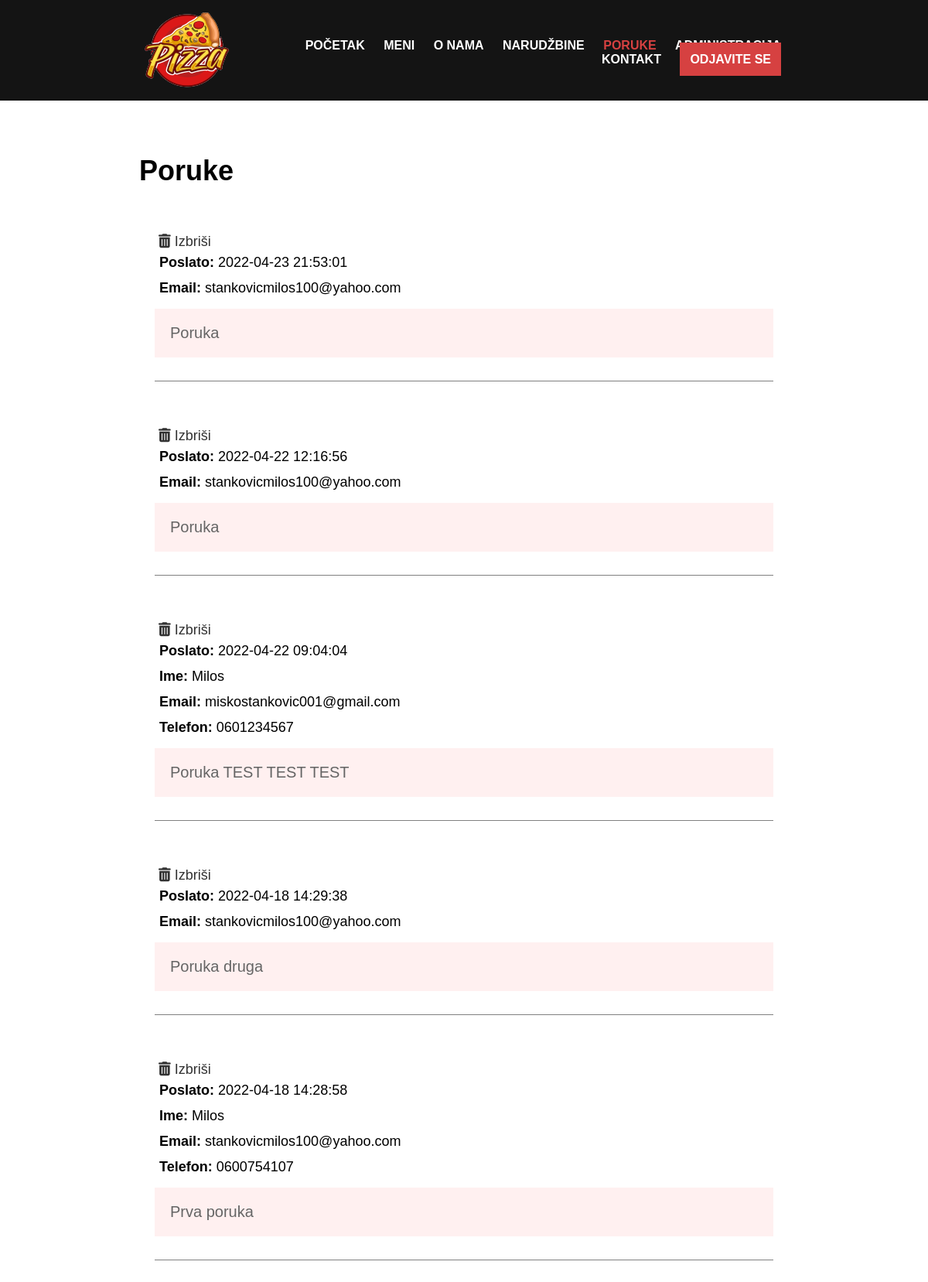
/index.php?page=messages (signed in), run on the app's committed database.
### tables this page shows
CREATE TABLE `contact` (
  `contact_id` int(10) UNSIGNED NOT NULL,
  `contact_name` varchar(64) DEFAULT NULL,
  `contact_email` varchar(128) NOT NULL,
  `contact_phone` varchar(16) DEFAULT NULL,
  `contact_message` text NOT NULL,
  `contact_sent_at` timestamp NOT NULL DEFAULT current_timestamp()
);

### modules/module-messages.php (called while the page is built, shortened)
<?php
include TEMPLATE_MESSAGES;
?>

### templates/template-messages.php (the view, shortened to what this page needs)
<?php
$sql = "SELECT *
        FROM `contact`
        ORDER BY `contact_sent_at` DESC
        LIMIT 10";
$result = mysqli_query($connection, $sql);
?>
<?php if (mysqli_num_rows($result) > 0): ?>
    <div class="received-messages">
        <h1>Poruke</h1>
    <?php while ($contact = mysqli_fetch_assoc($result)): ?>
        <?php
        $name_empty = true;
        $phone_empty = true;
        if ($contact["contact_name"] != '')
            $name_empty = false;
        if ($contact["contact_phone"] != '')
            $phone_empty = false;
        ?>
        <div>
            <a href="<?= URL_MESSAGES ?>&action=delete&id=<?= $contact["contact_id"] ?>" class="msg-delete"><i class="fa-solid fa-trash-can"></i> Izbriši</a>
            <p class="message-info"><b>Poslato:</b> <?= $contact["contact_sent_at"]; ?></p>
            <?php if (!$name_empty): ?>
                <p class="message-info"><b>Ime:</b> <?= $contact["contact_name"]; ?></p>
            <?php endif ?>
            <p class="message-info"><b>Email:</b> <?= $contact["contact_email"]; ?></p>
            <?php if (!$phone_empty): ?>
                <p class="message-info"><b>Telefon:</b> <?= $contact["contact_phone"]; ?></p>
            <?php endif ?>
            <p class="message"><?= $contact["contact_message"]; ?></p>
        </div>
    <?php endwhile ?>
    </div>
<?php else : ?>
    <div class="no-messages">
        <h1>Trenutno nema nijedna poruka</h1>
    </div>
<?php endif ?>

### public/css/style.css (style rules this page uses)
* { margin: 0; padding: 0; font-family: 'Trebuchet MS', sans-serif; }
.received-messages { width: 70%; margin: 70px auto; font-size: 18px; }
.received-messages div { border-style: solid; border-width: 0 0 1px 0; border-color: grey; margin: 60px 20px 0 20px; padding-bottom: 30px; }
.msg-delete { text-decoration: none; color: rgb(50, 50, 50); font-size: 18px; padding: 5px; margin-bottom: 10px; }
.message-info { padding: 6px; }
.message { background-color: rgb(255, 240, 240); color: rgb(101, 101, 101); font-size: 20px; margin-top: 10px; padding: 20px; }

### data on the page
contact: contact_sent_at "2022-04-23 21:53:01", contact_email "stankovicmilos100@yahoo.com", contact_message "Poruka"
contact: contact_sent_at "2022-04-22 12:16:56", contact_email "stankovicmilos100@yahoo.com", contact_message "Poruka"
contact: contact_sent_at "2022-04-22 09:04:04", contact_name "Milos", contact_email "miskostankovic001@gmail.com", contact_phone "0601234567", contact_message "Poruka TEST TEST TEST"
contact: contact_sent_at "2022-04-18 14:29:38", contact_email "stankovicmilos100@yahoo.com", contact_message "Poruka druga"
contact: contact_sent_at "2022-04-18 14:28:58", contact_name "Milos", contact_email "stankovicmilos100@yahoo.com", contact_phone "0600754107", contact_message "Prva poruka"
